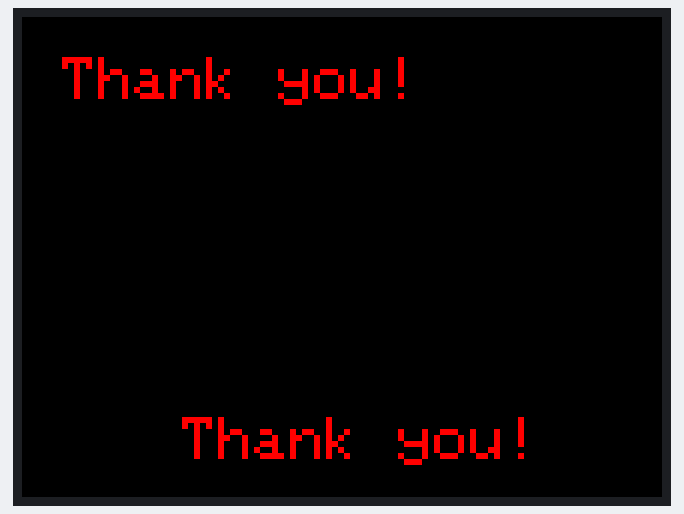
Bench run of a sketch on a simulated Arduino Mega 2560, built with avr-gcc and run on an emulated ATmega2560. Parts: 320×240 colour display.

Above: at 0.3 s.

The sketch:

TFT_Display.ino
```cpp
/*
 * TFT_Display.ino
 *
 * Created: 6/12/2015 8:56:19 AM
 * Author: Tobias Nuss
 */

#include "SPI.h"
#include "Adafruit_GFX.h"
#include "Adafruit_ILI9340.h"

#if defined(__SAM3X8E__)
#undef __FlashStringHelper::F(string_literal)
#define F(string_literal) string_literal
#endif

#define _sclk 52
#define _miso 50
#define _mosi 51
#define _cs 53
#define _dc 9
#define _rst 8

Adafruit_ILI9340 tft = Adafruit_ILI9340(_cs, _dc, _rst);

// Pegelwandler benoetigt: CD4050


void setup()
{
	tft.begin();

	tft.setRotation(1);
	testText();
}

void loop()
{

}


unsigned long testText() {
	tft.fillScreen(ILI9340_BLACK);
	tft.setCursor(20,20);
	tft.setTextColor(ILI9340_RED);
	tft.setTextSize(3);
	tft.println("Thank you!");

	tft.setCursor(80,200);
	tft.setTextColor(ILI9340_RED);
	tft.setTextSize(3);
	tft.println("Thank you!");

/*	tft.setCursor(20, 20);
	tft.setTextColor(ILI9340_RED);
	tft.setTextSize(4);
	tft.println("Thank you!");
	tft.setCursor(20, 70);
	tft.setTextColor(ILI9340_YELLOW);
	tft.setTextSize(2);
	tft.print("Adafruit");
	tft.setTextColor(ILI9340_WHITE);
	tft.print(" & ");
	tft.setTextColor(ILI9340_GREEN);
	tft.println("Sparkfun");
	tft.setTextColor(ILI9340_WHITE);
	tft.setTextSize(2);
	tft.println();
	tft.println("It's crazy! The display ");
	tft.println("works! ");
	tft.println();
	tft.print("Thank");
	tft.setTextColor(ILI9340_YELLOW);
	tft.println("Adafruit");
	tft.setTextColor(ILI9340_WHITE);
	tft.println("for the perfect libraries");
	tft.print("& thank you ");
	tft.setTextColor(ILI9340_GREEN);
	tft.print("Sparkfun");
	tft.setTextColor(ILI9340_WHITE);
	tft.println("for");
	tft.println("the really simple to use");
	tft.println("Level Converter! ");*/
}
```

Source omitted: glcdfont.c (data table, 8195 bytes)
